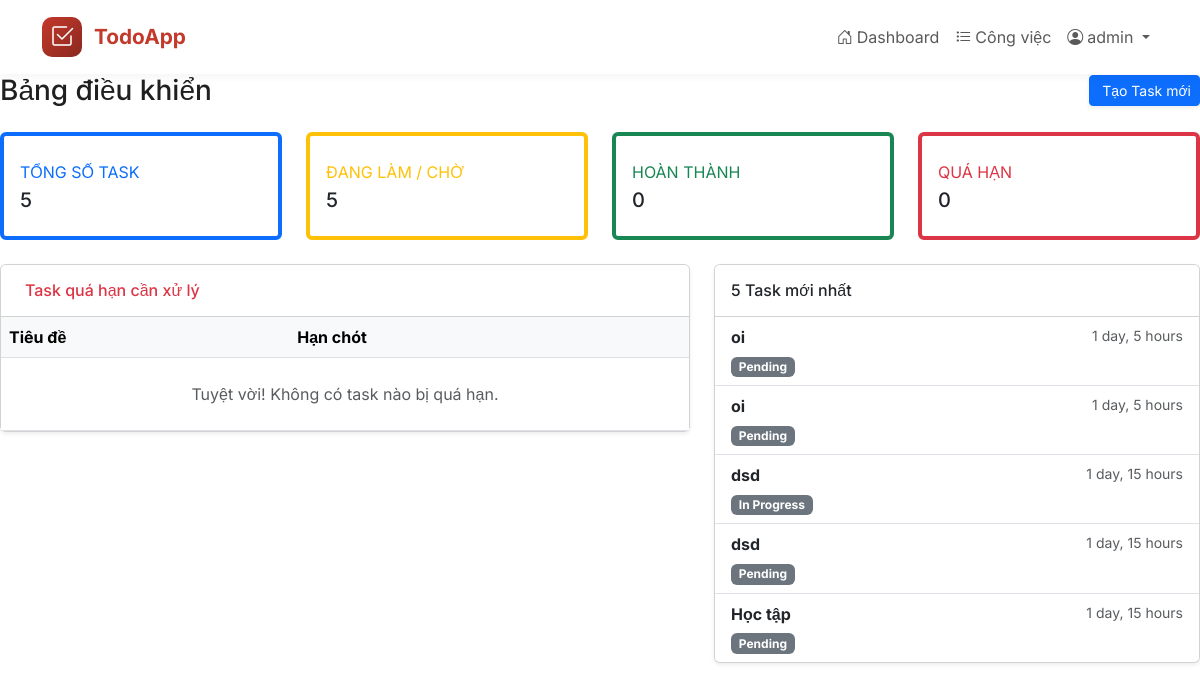
Before: /tasks/dashboard/ (signed in) with the older database file.
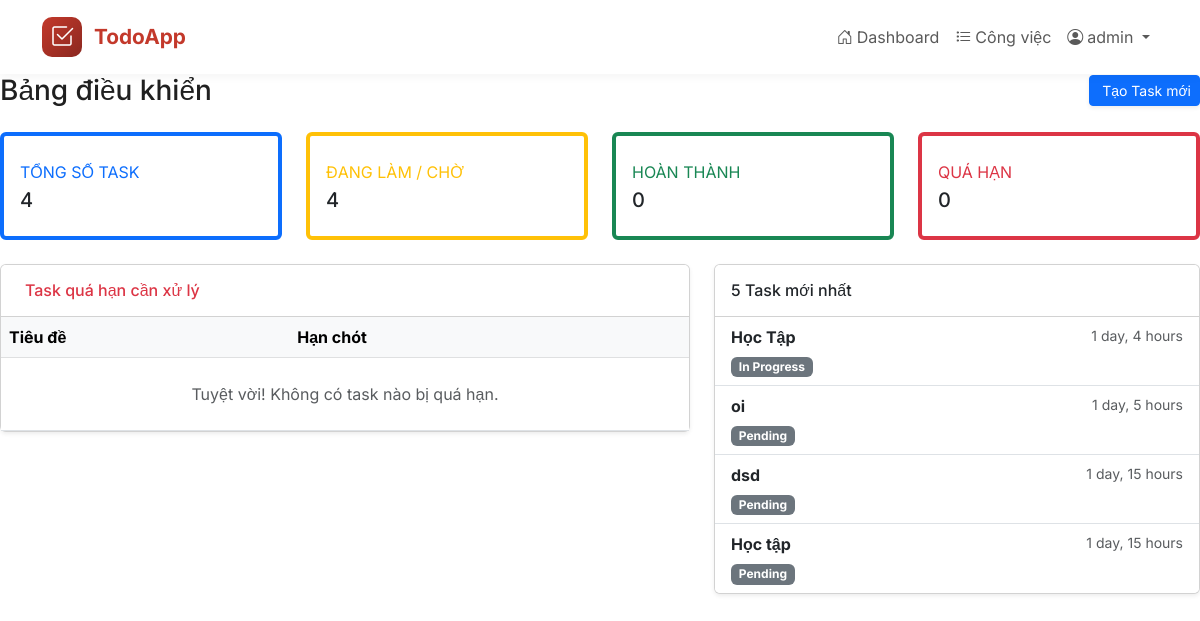
After: the same page with the newer database file.
### accounts/models.py (models this page shows, shortened)
class User(AbstractUser):
    id = models.UUIDField(primary_key=True, default=uuid.uuid4, editable=False)
    email = models.EmailField(
        unique=True,
        verbose_name=_("Email"),
        help_text=_("Email address used for account activation and password reset"),
    )
    avatar = models.ImageField(
        upload_to='avatars/',
        blank=True,
        null=True,
        verbose_name=_("Avatar"),
        help_text=_("Profile picture (recommended size: 200x200px)"),
        storage=MediaCloudinaryStorage(),
    )
    USERNAME_FIELD = "username"
    REQUIRED_FIELDS = ["email"]
    class Meta:
        verbose_name = _("User")
        verbose_name_plural = _("Users")
        ordering = ["-date_joined"]

### tasks/models.py (models this page shows, shortened)
class Task(models.Model):
    PRIORITY_CHOICES = [
        ('low', 'Low'),
        ('medium', 'Medium'),
        ('high', 'High'),
    ]
    STATUS_CHOICES = [
        ('pending', 'Pending'),
        ('in_progress', 'In Progress'),
        ('completed', 'Completed'),
        ('cancelled', 'Cancelled'),
    ]
    id = models.UUIDField(primary_key=True, default=uuid.uuid4, editable=False)
    user = models.ForeignKey(
        settings.AUTH_USER_MODEL,
        on_delete=models.CASCADE,
        related_name='tasks'
    )
    title = models.CharField(max_length=200)
    description = models.TextField(blank=True, null=True)
    deadline = models.DateTimeField(blank=True, null=True)
    priority = models.CharField(
        max_length=10,
        choices=PRIORITY_CHOICES,
        default='medium'
    )
    status = models.CharField(
        max_length=20,
        choices=STATUS_CHOICES,
        default='pending'
    )
    created_at = models.DateTimeField(auto_now_add=True)
    updated_at = models.DateTimeField(auto_now=True)
    class Meta:
        ordering = ['-created_at']
        verbose_name = 'Task'
        verbose_name_plural = 'Tasks'
    @property
    def is_overdue(self):
        if self.deadline and self.status != 'completed':
            return timezone.now() > self.deadline
        return False

### tasks/views.py (the view)
# urls.py: path('dashboard/', views.dashboard, name='dashboard'),
@login_required
def dashboard(request):
    user_tasks = Task.objects.filter(user=request.user)
    total_tasks = user_tasks.count()
    pending_tasks = user_tasks.filter(status='pending').count()
    in_progress_tasks = user_tasks.filter(status='in_progress').count()
    completed_tasks = user_tasks.filter(status='completed').count()
    overdue_tasks = [task for task in user_tasks if task.is_overdue]
    recent_tasks = user_tasks[:5]
    context = {
        'total_tasks': total_tasks,
        'pending_tasks': pending_tasks,
        'in_progress_tasks': in_progress_tasks,
        'completed_tasks': completed_tasks,
        'overdue_tasks': overdue_tasks,
        'overdue_count': len(overdue_tasks),
        'recent_tasks': recent_tasks,
    }
    return render(request, 'tasks/dashboard.html', context)

### tasks/templates/tasks/dashboard.html (shortened to what this page needs)
{% extends 'base.html' %}
{% block content %}
<div class="d-sm-flex align-items-center justify-content-between mb-4">
    <h1 class="h3 mb-0 text-gray-800">Bảng điều khiển</h1>
    <a href="{% url 'task_create' %}" class="btn btn-primary btn-sm shadow-sm">
         Tạo Task mới
    </a>
</div>
<div class="row">
    <div class="col-xl-3 col-md-6 mb-4">
        <div class="card border-start border-4 border-primary h-100 py-2">
            <div class="card-body">
                <div class="text-xs font-weight-bold text-primary text-uppercase mb-1">Tổng số Task</div>
                <div class="h5 mb-0 font-weight-bold text-gray-800">{{ total_tasks }}</div>
            </div>
        </div>
    </div>
    <div class="col-xl-3 col-md-6 mb-4">
        <div class="card border-start border-4 border-warning h-100 py-2">
            <div class="card-body">
                <div class="text-xs font-weight-bold text-warning text-uppercase mb-1">Đang làm / Chờ</div>
                <div class="h5 mb-0 font-weight-bold text-gray-800">{{ in_progress_tasks|add:pending_tasks }}</div>
            </div>
        </div>
    </div>
    <div class="col-xl-3 col-md-6 mb-4">
        <div class="card border-start border-4 border-success h-100 py-2">
            <div class="card-body">
                <div class="text-xs font-weight-bold text-success text-uppercase mb-1">Hoàn thành</div>
                <div class="h5 mb-0 font-weight-bold text-gray-800">{{ completed_tasks }}</div>
            </div>
        </div>
    </div>
    <div class="col-xl-3 col-md-6 mb-4">
        <div class="card border-start border-4 border-danger h-100 py-2">
            <div class="card-body">
                <div class="text-xs font-weight-bold text-danger text-uppercase mb-1">Quá hạn</div>
                <div class="h5 mb-0 font-weight-bold text-gray-800">{{ overdue_count }}</div>
            </div>
        </div>
    </div>
</div>
<div class="row">
    <div class="col-lg-7">
        <div class="card mb-4 shadow-sm">
            <div class="card-header bg-white py-3">
                <h6 class="m-0 font-weight-bold text-danger">Task quá hạn cần xử lý</h6>
            </div>
            <div class="card-body p-0">
                <div class="table-responsive">
                    <table class="table align-middle mb-0">
                        <thead class="table-light">
                            <tr>
                                <th>Tiêu đề</th>
                                <th>Hạn chót</th>
                                <th></th>
                            </tr>
                        </thead>
                        <tbody>
                            {% for task in overdue_tasks %}
                            <tr>
                                <td class="ps-3 fw-bold">{{ task.title }}</td>
                                <td><span class="text-danger fw-bold">{{ task.deadline|date:"d/m/Y H:i" }}</span></td>
                                <td class="text-end pe-3">
                                    <a href="{% url 'task_detail' task.id %}" class="btn btn-sm btn-outline-danger">Xem</a>
                                </td>
                            </tr>
                            {% empty %}
                            <tr><td colspan="3" class="text-center py-4 text-muted">Tuyệt vời! Không có task nào bị quá hạn.</td></tr>
                            {% endfor %}
                        </tbody>
                    </table>
                </div>
            </div>
        </div>
    </div>
    <div class="col-lg-5">
        <div class="card shadow-sm">
            <div class="card-header bg-white py-3">
                <h6 class="m-0 font-weight-bold text-dark">5 Task mới nhất</h6>
            </div>
            <div class="list-group list-group-flush">
                {% for task in recent_tasks %}
                <a href="{% url 'task_detail' task.id %}" class="list-group-item list-group-item-action">
                    <div class="d-flex w-100 justify-content-between">
                        <p class="mb-1 fw-bold text-truncate" style="max-width: 70%;">{{ task.title }}</p>
                        <small class="text-muted">{{ task.created_at|timesince }}</small>
                    </div>
                    <small class="badge bg-secondary">{{ task.get_status_display }}</small>
                </a>
                {% empty %}
                <div class="p-4 text-center text-muted">Chưa có task nào được tạo.</div>
                {% endfor %}
            </div>
        </div>
    </div>
</div>
{% endblock %}

### templates/base.html (shortened to what this page needs)
{% load static %}
<!DOCTYPE html>
<html lang="vi">
<head>
    <link href="https://cdn.jsdelivr.net/npm/bootstrap@5.3.0/dist/css/bootstrap.min.css" rel="stylesheet">
    <link rel="stylesheet" href="https://cdn.jsdelivr.net/npm/bootstrap-icons@1.11.0/font/bootstrap-icons.css">
</head>
<body>
    <nav class="navbar navbar-expand-lg sticky-top">
        <div class="container">
            <a class="navbar-brand d-flex align-items-center" href="{% url 'home' %}">
                <div style="width: 40px; height: 40px; background: linear-gradient(135deg, #c3392b 0%, #8b2820 100%); border-radius: 10px; display: flex; align-items: center; justify-content: center; margin-right: 12px;">
                    <i class="bi bi-check2-square text-white" style="font-size: 1.5rem;"></i>
                </div>
                <span class="fw-bold" style="color: #c3392b; font-size: 1.3rem;">TodoApp</span>
            </a>
            <div class="collapse navbar-collapse" id="navbarNav">
                <ul class="navbar-nav ms-auto align-items-center">
                    {% if user.is_authenticated %}
                        <li class="nav-item">
                            <a class="nav-link" href="{% url 'accounts:user_dashboard' %}">
                                <i class="bi bi-house-door me-1"></i>Dashboard
                            </a>
                        </li>
                        <li class="nav-item">
                            <a class="nav-link" href="{% url 'task_list' %}">
                                <i class="bi bi-list-task me-1"></i>Công việc
                            </a>
                        </li>
                        <li class="nav-item dropdown">
                            <a class="nav-link dropdown-toggle" href="#" id="userDropdown" role="button" data-bs-toggle="dropdown" aria-expanded="false">
                                <i class="bi bi-person-circle me-1"></i>{{ user.username }}
                            </a>
                        </li>
                    {% endif %}
                </ul>
            </div>
        </div>
    </nav>
    <main class="main-content">
        {% block content %}
        {% endblock %}
    </main>
</body>
</html>

### templates/base.html (style rules this page uses)
:root { --todoist-red: #c3392b; --text-dark: #202020; --gray-icon: #666666; }
body { font-family: 'Inter', sans-serif; color: var(--text-dark); display: flex; flex-direction: column; min-height: 100vh; }
.navbar { background: #fff; padding: 12px 0; box-shadow: 0 2px 10px rgba(0,0,0,0.05); }
.main-content { flex: 1; }

Changed rows visible on the page:
removed Task: title "oi", created_at "1 day, 5 hours", status "Pending"
removed Task: title "dsd", created_at "1 day, 15 hours", status "In Progress"
added Task: title "Học Tập", created_at "1 day, 4 hours", status "In Progress"
Other visible differences:
{{ total_tasks }}: "5" → "4"
{{ in_progress_tasks|add:pending_tasks }}: "5" → "4"
